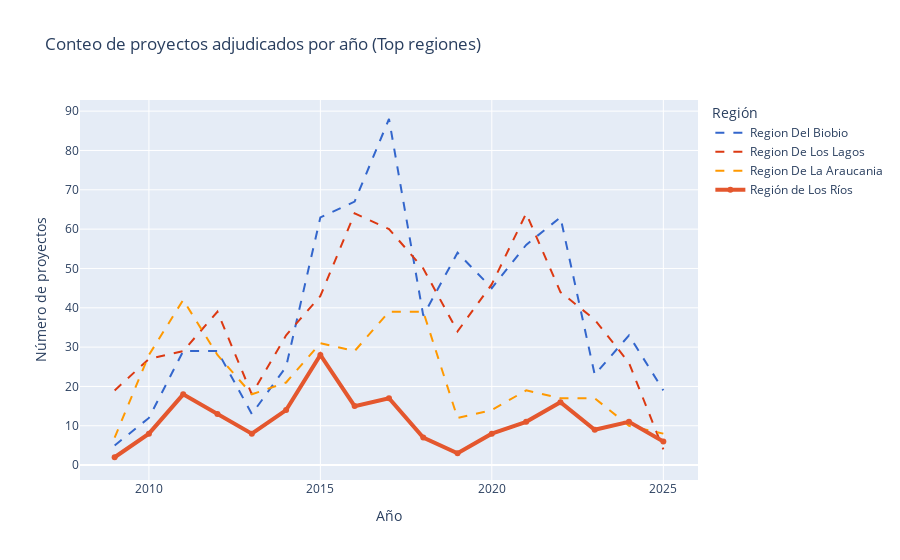

Source (notebook cell):
### Markdown cell above
# 5. Serie temporal: dinámica de proyectos con énfasis en Los Ríos
Se muestra la evolución anual del número de proyectos adjudicados comparando Los Ríos versus la suma del resto de las regiones, aplicando líneas con pesos distintos para enfatizar a Los Ríos.

### Code cell
line_fig = go.Figure()
for region in top_regions:
    region_data = yearly_region_projects[yearly_region_projects["Region_Normalizada"] == region]
    display_name = "Región de Los Ríos" if region == TARGET_REGION else region
    line_fig.add_trace(
        go.Scatter(
            x=region_data["anio_dt"],
            y=region_data["proyectos"],
            mode="lines+markers" if region == TARGET_REGION else "lines",
            name=display_name,
            line=dict(
                color=REGION_COLOR_MAP[region],
                width=4 if region == TARGET_REGION else 2,
                dash="solid" if region == TARGET_REGION else "dash",
            ),
            hovertemplate="Año %{x|%Y}<br>Proyectos %{y}<extra>" + display_name + "</extra>",
        )
    )

line_fig.update_layout(
    title="Conteo de proyectos adjudicados por año (Top regiones)",
    xaxis_title="Año",
    yaxis_title="Número de proyectos",
    legend_title="Región",
)

line_fig.show()

### Figure 1 — Plotly figure (JSON) as saved in the notebook; plotly's stock layout.template omitted (floating-point values rounded to 4 significant figures)
{"data": [{"hovertemplate": "Año %{x|%Y}<br>Proyectos %{y}<extra>Region Del Biobio</extra>", "line": {"color": "#3366CC", "dash": "dash", "width": 2}, "mode": "lines", "name": "Region Del Biobio", "type": "scatter", "x": ["2009-01-01T00:00:00.000000000", "2010-01-01T00:00:00.000000000", "2011-01-01T00:00:00.000000000", "2012-01-01T00:00:00.000000000", "2013-01-01T00:00:00.000000000", "2014-01-01T00:00:00.000000000", "2015-01-01T00:00:00.000000000", "2016-01-01T00:00:00.000000000", "2017-01-01T00:00:00.000000000", "2018-01-01T00:00:00.000000000", "2019-01-01T00:00:00.000000000", "2020-01-01T00:00:00.000000000", "2021-01-01T00:00:00.000000000", "2022-01-01T00:00:00.000000000", "2023-01-01T00:00:00.000000000", "2024-01-01T00:00:00.000000000", "2025-01-01T00:00:00.000000000"], "y": [5, 12, 29, 29, 13, 25, 63, 67, 88, 38, 54, 45, 56, 63, 23, 33, 19]}, {"hovertemplate": "Año %{x|%Y}<br>Proyectos %{y}<extra>Region De Los Lagos</extra>", "line": {"color": "#DC3912", "dash": "dash", "width": 2}, "mode": "lines", "name": "Region De Los Lagos", "type": "scatter", "x": ["2009-01-01T00:00:00.000000000", "2010-01-01T00:00:00.000000000", "2011-01-01T00:00:00.000000000", "2012-01-01T00:00:00.000000000", "2013-01-01T00:00:00.000000000", "2014-01-01T00:00:00.000000000", "2015-01-01T00:00:00.000000000", "2016-01-01T00:00:00.000000000", "2017-01-01T00:00:00.000000000", "2018-01-01T00:00:00.000000000", "2019-01-01T00:00:00.000000000", "2020-01-01T00:00:00.000000000", "2021-01-01T00:00:00.000000000", "2022-01-01T00:00:00.000000000", "2023-01-01T00:00:00.000000000", "2024-01-01T00:00:00.000000000", "2025-01-01T00:00:00.000000000"], "y": [19, 27, 29, 39, 18, 33, 43, 64, 60, 50, 34, 46, 64, 44, 37, 26, 4]}, {"hovertemplate": "Año %{x|%Y}<br>Proyectos %{y}<extra>Region De La Araucania</extra>", "line": {"color": "#FF9900", "dash": "dash", "width": 2}, "mode": "lines", "name": "Region De La Araucania", "type": "scatter", "x": ["2009-01-01T00:00:00.000000000", "2010-01-01T00:00:00.000000000", "2011-01-01T00:00:00.000000000", "2012-01-01T00:00:00.000000000", "2013-01-01T00:00:00.000000000", "2014-01-01T00:00:00.000000000", "2015-01-01T00:00:00.000000000", "2016-01-01T00:00:00.000000000", "2017-01-01T00:00:00.000000000", "2018-01-01T00:00:00.000000000", "2019-01-01T00:00:00.000000000", "2020-01-01T00:00:00.000000000", "2021-01-01T00:00:00.000000000", "2022-01-01T00:00:00.000000000", "2023-01-01T00:00:00.000000000", "2024-01-01T00:00:00.000000000", "2025-01-01T00:00:00.000000000"], "y": [7, 28, 42, 28, 18, 21, 31, 29, 39, 39, 12, 14, 19, 17, 17, 10, 8]}, {"hovertemplate": "Año %{x|%Y}<br>Proyectos %{y}<extra>Región de Los Ríos</extra>", "line": {"color": "#E4572E", "dash": "solid", "width": 4}, "mode": "lines+markers", "name": "Región de Los Ríos", "type": "scatter", "x": ["2009-01-01T00:00:00.000000000", "2010-01-01T00:00:00.000000000", "2011-01-01T00:00:00.000000000", "2012-01-01T00:00:00.000000000", "2013-01-01T00:00:00.000000000", "2014-01-01T00:00:00.000000000", "2015-01-01T00:00:00.000000000", "2016-01-01T00:00:00.000000000", "2017-01-01T00:00:00.000000000", "2018-01-01T00:00:00.000000000", "2019-01-01T00:00:00.000000000", "2020-01-01T00:00:00.000000000", "2021-01-01T00:00:00.000000000", "2022-01-01T00:00:00.000000000", "2023-01-01T00:00:00.000000000", "2024-01-01T00:00:00.000000000", "2025-01-01T00:00:00.000000000"], "y": [2, 8, 18, 13, 8, 14, 28, 15, 17, 7, 3, 8, 11, 16, 9, 11, 6]}], "layout": {"legend": {"title": {"text": "Región"}}, "title": {"text": "Conteo de proyectos adjudicados por año (Top regiones)"}, "xaxis": {"title": {"text": "Año"}}, "yaxis": {"title": {"text": "Número de proyectos"}}}}
